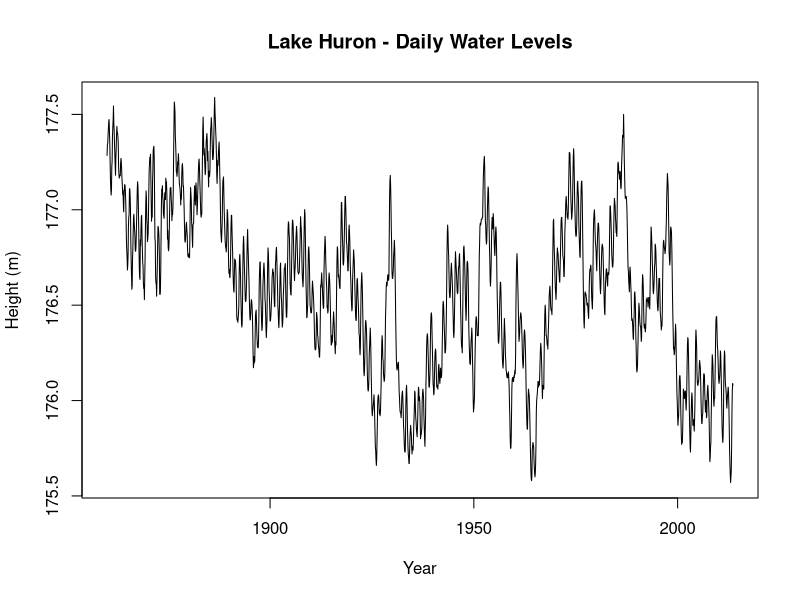

The R script that drew this image:
# Lake Huron - Water level analysis
huron <- read.csv("../datasets/Huron_water_levels/huronLevel.csv")
str(huron)

# Convert Factors to Dates
huron$Date <- as.Date(huron$Date,"%m/%d/%Y")
str(huron)

# Display a few rows
head(huron)

# Create a Line Plot
plot(huron$Date,huron$Level,type="l",xlab="Year",ylab="Height (m)", main="Lake Huron - Daily Water Levels")

# Find the maximum and minimum water levels for the entire data set
minLevel <- min(huron$Level)
maxLevel <- max(huron$Level)
diff <- maxLevel-minLevel

low.levels <- with(huron,abs(huron$Level-minLevel) < (.05 * diff))
high.levels <- with(huron,abs(huron$Level-maxLevel) < (.05* diff))

# Find the days within 5% of the range of lake levels
years.low <- subset(huron,low.levels)

# Find the days within 5% of the range of lake levels
years.high <- subset(huron,high.levels)

# Display analysis
sprintf("There are %d days of low lake levels.", nrow(years.low))
print("The days are:")
print (years.low$Date)

# Display analysis
sprintf("There are %d days of high lake levels.", nrow(years.high))
print("The days are:")
print (years.high$Date)
